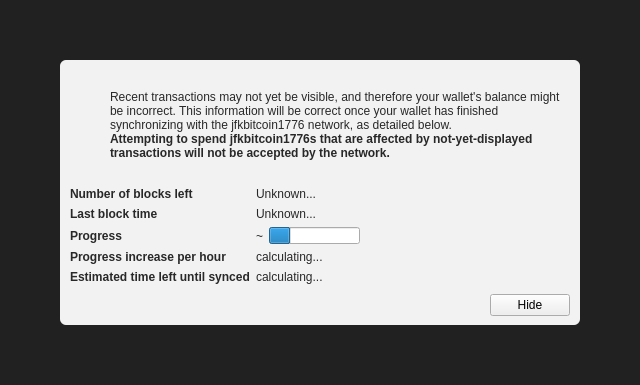
<?xml version="1.0" encoding="UTF-8"?>
<ui version="4.0">
 <class>ModalOverlay</class>
 <widget class="ModalOverlay" name="ModalOverlay">
  <property name="geometry">
   <rect>
    <x>0</x>
    <y>0</y>
    <width>640</width>
    <height>385</height>
   </rect>
  </property>
  <property name="windowTitle">
   <string>Form</string>
  </property>
  <layout class="QVBoxLayout" name="verticalLayout" stretch="0">
   <property name="sizeConstraint">
    <enum>QLayout::SetDefaultConstraint</enum>
   </property>
   <property name="leftMargin">
    <number>0</number>
   </property>
   <property name="topMargin">
    <number>0</number>
   </property>
   <property name="rightMargin">
    <number>0</number>
   </property>
   <property name="bottomMargin">
    <number>0</number>
   </property>
   <item>
    <widget class="QWidget" name="bgWidget" native="true">
     <property name="styleSheet">
      <string notr="true">#bgWidget { background: rgba(0,0,0,220); }</string>
     </property>
     <layout class="QVBoxLayout" name="verticalLayoutMain" stretch="1">
      <property name="leftMargin">
       <number>60</number>
      </property>
      <property name="topMargin">
       <number>60</number>
      </property>
      <property name="rightMargin">
       <number>60</number>
      </property>
      <property name="bottomMargin">
       <number>60</number>
      </property>
      <item>
       <widget class="QWidget" name="contentWidget" native="true">
        <property name="styleSheet">
         <string notr="true">#contentWidget { background: rgba(255,255,255,240); border-radius: 6px; }

QLabel { color: rgb(40,40,40);  }</string>
        </property>
        <layout class="QVBoxLayout" name="verticalLayoutSub" stretch="1,0,0,0">
         <property name="spacing">
          <number>0</number>
         </property>
         <property name="leftMargin">
          <number>10</number>
         </property>
         <property name="topMargin">
          <number>10</number>
         </property>
         <property name="rightMargin">
          <number>10</number>
         </property>
         <property name="bottomMargin">
          <number>10</number>
         </property>
         <item>
          <layout class="QHBoxLayout" name="horizontalLayoutIconText" stretch="0,1">
           <property name="topMargin">
            <number>20</number>
           </property>
           <item>
            <layout class="QVBoxLayout" name="verticalLayoutIcon">
             <property name="leftMargin">
              <number>0</number>
             </property>
             <item>
              <widget class="QPushButton" name="warningIcon">
               <property name="enabled">
                <bool>false</bool>
               </property>
               <property name="text">
                <string/>
               </property>
               <property name="icon">
                <iconset>
                 <normaloff>:/icons/warning</normaloff>
                 <disabledoff>:/icons/warning</disabledoff>:/icons/warning</iconset>
               </property>
               <property name="iconSize">
                <size>
                 <width>48</width>
                 <height>48</height>
                </size>
               </property>
               <property name="flat">
                <bool>true</bool>
               </property>
              </widget>
             </item>
             <item>
              <spacer name="verticalSpacerWarningIcon">
               <property name="orientation">
                <enum>Qt::Vertical</enum>
               </property>
               <property name="sizeHint" stdset="0">
                <size>
                 <width>20</width>
                 <height>40</height>
                </size>
               </property>
              </spacer>
             </item>
            </layout>
           </item>
           <item>
            <layout class="QVBoxLayout" name="verticalLayoutInfoText">
             <property name="leftMargin">
              <number>0</number>
             </property>
             <property name="topMargin">
              <number>0</number>
             </property>
             <item>
              <widget class="QLabel" name="infoText">
               <property name="text">
                <string>Recent transactions may not yet be visible, and therefore your wallet's balance might be incorrect. This information will be correct once your wallet has finished synchronizing with the jfkbitcoin1776 network, as detailed below.</string>
               </property>
               <property name="textFormat">
                <enum>Qt::RichText</enum>
               </property>
               <property name="wordWrap">
                <bool>true</bool>
               </property>
              </widget>
             </item>
             <item>
              <widget class="QLabel" name="infoTextStrong">
               <property name="font">
                <font>
                 <weight>75</weight>
                 <bold>true</bold>
                </font>
               </property>
               <property name="text">
                <string>Attempting to spend jfkbitcoin1776s that are affected by not-yet-displayed transactions will not be accepted by the network.</string>
               </property>
               <property name="textFormat">
                <enum>Qt::RichText</enum>
               </property>
               <property name="wordWrap">
                <bool>true</bool>
               </property>
              </widget>
             </item>
             <item>
              <spacer name="verticalSpacerInTextSpace">
               <property name="orientation">
                <enum>Qt::Vertical</enum>
               </property>
               <property name="sizeHint" stdset="0">
                <size>
                 <width>20</width>
                 <height>40</height>
                </size>
               </property>
              </spacer>
             </item>
            </layout>
           </item>
          </layout>
         </item>
         <item>
          <spacer name="verticalSpacerAfterText">
           <property name="orientation">
            <enum>Qt::Vertical</enum>
           </property>
           <property name="sizeHint" stdset="0">
            <size>
             <width>20</width>
             <height>40</height>
            </size>
           </property>
          </spacer>
         </item>
         <item>
          <layout class="QFormLayout" name="formLayout">
           <property name="fieldGrowthPolicy">
            <enum>QFormLayout::FieldsStayAtSizeHint</enum>
           </property>
           <property name="horizontalSpacing">
            <number>6</number>
           </property>
           <property name="verticalSpacing">
            <number>6</number>
           </property>
           <property name="topMargin">
            <number>10</number>
           </property>
           <item row="0" column="0">
            <widget class="QLabel" name="labelNumberOfBlocksLeft">
             <property name="font">
              <font>
               <weight>75</weight>
               <bold>true</bold>
              </font>
             </property>
             <property name="text">
              <string>Number of blocks left</string>
             </property>
            </widget>
           </item>
           <item row="0" column="1">
            <widget class="QLabel" name="numberOfBlocksLeft">
             <property name="text">
              <string>Unknown...</string>
             </property>
            </widget>
           </item>
           <item row="1" column="0">
            <widget class="QLabel" name="labelLastBlockTime">
             <property name="font">
              <font>
               <weight>75</weight>
               <bold>true</bold>
              </font>
             </property>
             <property name="text">
              <string>Last block time</string>
             </property>
            </widget>
           </item>
           <item row="1" column="1">
            <widget class="QLabel" name="newestBlockDate">
             <property name="sizePolicy">
              <sizepolicy hsizetype="Maximum" vsizetype="Preferred">
               <horstretch>0</horstretch>
               <verstretch>0</verstretch>
              </sizepolicy>
             </property>
             <property name="text">
              <string>Unknown...</string>
             </property>
            </widget>
           </item>
           <item row="2" column="0">
            <widget class="QLabel" name="labelSyncDone">
             <property name="font">
              <font>
               <weight>75</weight>
               <bold>true</bold>
              </font>
             </property>
             <property name="text">
              <string>Progress</string>
             </property>
            </widget>
           </item>
           <item row="2" column="1">
            <layout class="QHBoxLayout" name="horizontalLayoutSync" stretch="0,1">
             <item>
              <widget class="QLabel" name="percentageProgress">
               <property name="text">
                <string notr="true">~</string>
               </property>
              </widget>
             </item>
             <item>
              <widget class="QProgressBar" name="progressBar">
               <property name="value">
                <number>24</number>
               </property>
               <property name="format">
                <string/>
               </property>
              </widget>
             </item>
            </layout>
           </item>
           <item row="4" column="0">
            <widget class="QLabel" name="labelProgressIncrease">
             <property name="font">
              <font>
               <weight>75</weight>
               <bold>true</bold>
              </font>
             </property>
             <property name="text">
              <string>Progress increase per hour</string>
             </property>
            </widget>
           </item>
           <item row="4" column="1">
            <widget class="QLabel" name="progressIncreasePerH">
             <property name="text">
              <string>calculating...</string>
             </property>
            </widget>
           </item>
           <item row="5" column="0">
            <widget class="QLabel" name="labelEstimatedTimeLeft">
             <property name="font">
              <font>
               <weight>75</weight>
               <bold>true</bold>
              </font>
             </property>
             <property name="text">
              <string>Estimated time left until synced</string>
             </property>
            </widget>
           </item>
           <item row="5" column="1">
            <widget class="QLabel" name="expectedTimeLeft">
             <property name="text">
              <string>calculating...</string>
             </property>
            </widget>
           </item>
          </layout>
         </item>
         <item>
          <layout class="QHBoxLayout" name="horizontalLayoutButtons">
           <property name="leftMargin">
            <number>10</number>
           </property>
           <property name="topMargin">
            <number>10</number>
           </property>
           <item>
            <spacer name="horizontalSpacer">
             <property name="orientation">
              <enum>Qt::Horizontal</enum>
             </property>
             <property name="sizeHint" stdset="0">
              <size>
               <width>40</width>
               <height>20</height>
              </size>
             </property>
            </spacer>
           </item>
           <item>
            <widget class="QPushButton" name="closeButton">
             <property name="text">
              <string>Hide</string>
             </property>
            </widget>
           </item>
          </layout>
         </item>
        </layout>
       </widget>
      </item>
     </layout>
    </widget>
   </item>
  </layout>
 </widget>
 <customwidgets>
  <customwidget>
   <class>ModalOverlay</class>
   <extends>QWidget</extends>
   <header>modaloverlay.h</header>
   <container>1</container>
  </customwidget>
 </customwidgets>
 <resources/>
 <connections/>
</ui>
